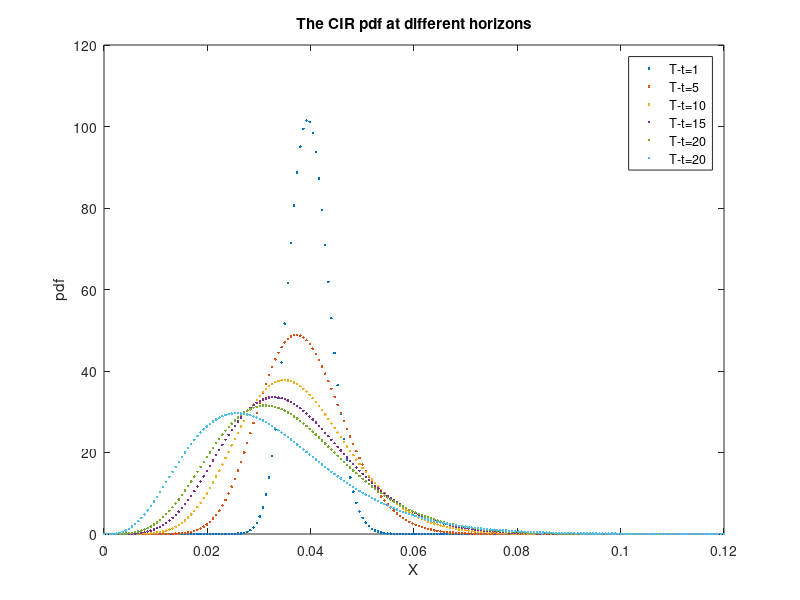

Reproduce this figure in MATLAB.
%CIR Parameters & time horizon
alpha=0.03; sigma=0.02; Xt=0.04; mu=0.03;
tau=[1 5 10 15 20 50];
%compute d
d=4 *alpha *mu/sigma^2;
%grid values for X
XT=linspace(0,0.12,200);
for i=1:length(tau)
lambda=4*alpha* Xt/(sigma^2 *(exp(alpha*tau(i))-1));
k=sigma^2 *(1-exp(-alpha*tau(i)))/(4*alpha);
pdfcir(:,i)=pdf('ncx2',XT/k,d,lambda)/k;
%check expected value
EXTnum(i)=trapz(XT,XT.*pdfcir(:,i)');
end
h=figure('Color', [ 1 1 1]);
plot(XT,pdfcir,'.'); xlabel('X'); ylabel('pdf')
legend('T-t=1','T-t=5','T-t=10','T-t=15','T-t=20','T-t=20')
title('The CIR pdf at different horizons')
print(h,'-dpng','FigshortrateCIR')